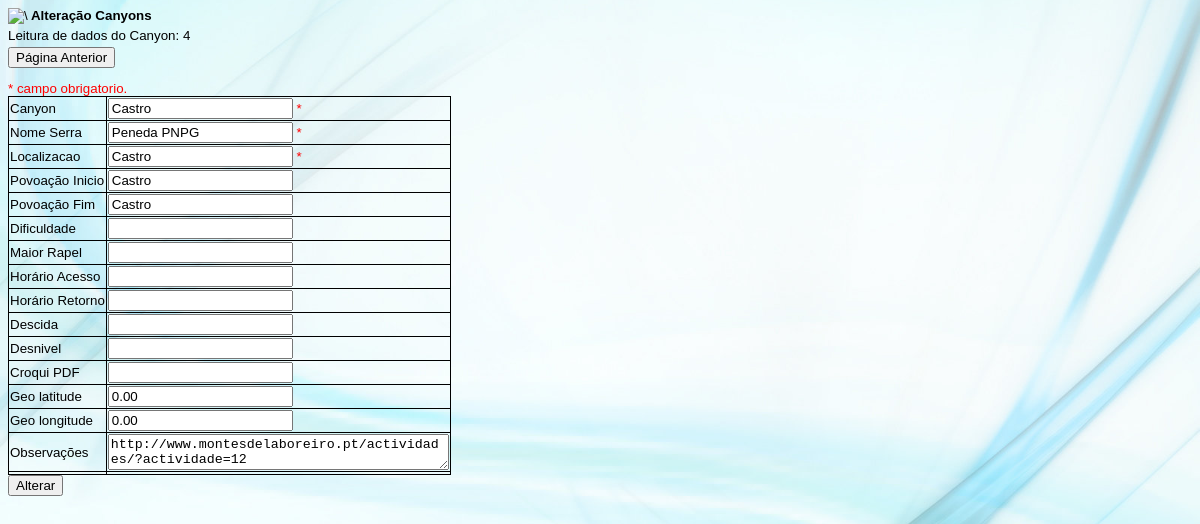
Page /src/edit_canyon.php?id=4 on the committed database.
### tables this page shows
CREATE TABLE `dadoscanyons` (
  `id` int(11) NOT NULL,
  `canyon` text NOT NULL,
  `nomeserra` text NOT NULL,
  `localizacao` text NOT NULL,
  `povoacaoinicio` text NOT NULL,
  `povoacaofim` text NOT NULL,
  `dificuldade` text NOT NULL,
  `maiorrapel` text NOT NULL,
  `horarioacesso` text NOT NULL,
  `horarioretorno` text NOT NULL,
  `descida` text NOT NULL,
  `desnivel` text NOT NULL,
  `croqui` text NOT NULL,
  `geolatitude` text NOT NULL,
  `geolongitude` text NOT NULL,
  `observacoes` text NOT NULL,
  `usersys` text NOT NULL,
  `datasys` datetime NOT NULL DEFAULT CURRENT_TIMESTAMP
);

### src/edit_canyon.php (the view, shortened to what this page needs)
<html>
<head>
<link rel="stylesheet" type="text/css" href="../css/style.css">
</head>
<tr> <td><img src="https://canyonsportugal.000webhostapp.com/img/TrailAPP2.jpg" alt=\ /><b> Alteração Canyons</b> </p> </tr>
</html>
<?php
include_once('import_functions.php');
$id = $_GET['id'];
$canyonErr = "";
$nomeserraErr = "";
$localizacaoErr = "";
?>
<?php
	echo " Leitura de dados do Canyon: $id </p>";
$con = mysqli_connect($databaseHost, $databaseUsername, $databasePassword, $databaseName);
$result = mysqli_query($con, "SELECT * FROM dadoscanyons WHERE id='$id'");
while($res = mysqli_fetch_array($result))
{
	$canyon      = $res['canyon'];
	$nomeserra   = $res['nomeserra'];
	$localizacao = $res['localizacao'];
	$povoacaoinicio = $res['povoacaoinicio'];
	$povoacaofim = $res['povoacaofim'];
	$dificuldade = $res['dificuldade'];
	$maiorrapel = $res['maiorrapel'];
	$horarioacesso = $res['horarioacesso'];
	$horarioretorno = $res['horarioretorno'];
	$descida = $res['descida'];
	$desnivel = $res['desnivel'];
	$croqui = $res['croqui'];
	$observacoes = $res['observacoes'];
	$geolatitude = $res['geolatitude'];
	$geolongitude = $res['geolongitude'];
}
?>
<html>
<head>
</head>
<body bgcolor="white">
</body>
</html>
<body>
	<form> <button type="submit" formaction="registo_canyons.php">Página Anterior</button> </form>
    <span class="error">* campo obrigatorio.</span>
	<form name="form1" method="get" action="edit_canyon.php">
		<table border="0">
			<tr>
				<td>Canyon</td>
				<td><input type="text" name="canyon" value="<?php echo $canyon;?>" >
				<span class="error">* <?php echo $canyonErr;?></span></td>
			</tr>
			<tr>
				<td>Nome Serra</td>
				<td><input type="text" name="nomeserra" value="<?php echo $nomeserra;?>" >
				<span class="error">* <?php echo $nomeserraErr;?></span></td>
			</tr>
			<tr>
				<td>Localizacao</td>
				<td><input type="text" name="localizacao" value="<?php echo $localizacao;?>" >
				<span class="error">* <?php echo $localizacaoErr;?></span></td>
			</tr>
			<tr>
				<td>Povoação Inicio</td>
				<td><input type="text" name="povoacaoinicio" value="<?php echo $povoacaoinicio;?>" ></td>
			</tr>
			<tr>
				<td>Povoação Fim</td>
				<td><input type="text" name="povoacaofim" value="<?php echo $povoacaofim;?>" ></td>
			</tr>
			<tr>
				<td>Dificuldade</td>
				<td><input type="text" name="dificuldade" value="<?php echo $dificuldade;?>" ></td>
			</tr>
			<tr>
				<td>Maior Rapel</td>
				<td><input type="text" name="maiorrapel" value="<?php echo $maiorrapel;?>" ></td>
			</tr>
			<tr>
				<td>Horário Acesso</td>
				<td><input type="text" name="horarioacesso" value="<?php echo $horarioacesso;?>" ></td>
			</tr>
			<tr>
				<td>Horário Retorno</td>
				<td><input type="text" name="horarioretorno" value="<?php echo $horarioretorno;?>" ></td>
			</tr>
			<tr>
				<td>Descida</td>
				<td><input type="text" name="descida" value="<?php echo $descida;?>" ></td>
			</tr>
			<tr>
				<td>Desnivel</td>
				<td><input type="text" name="desnivel" value="<?php echo $desnivel;?>" ></td>
			</tr>
			<tr>
				<td>Croqui PDF</td>
				<td><input type="text" name="croqui" value="<?php echo $croqui;?>" ></td>
			</tr>
			<tr>
				<td>Geo latitude</td>
				<td><input type="text" name="geolatitude" value="<?php echo $geolatitude;?>" ></td>
			</tr>
			<tr>
				<td>Geo longitude</td>
				<td><input type="text" name="geolongitude" value="<?php echo $geolongitude;?>" ></td>
			</tr>
			<tr>
				<td>Observações</td>
				<td><textarea name="observacoes" rows="2" cols="40"><?php echo $observacoes;?> </textarea></td>
			</tr>
			<tr>
				<td><input type="hidden" name="id" value=<?php echo $_GET['id'];?>></td>
			</tr>
		</table>
			<td><input type="submit" name="update" value="Alterar"></td>
	</form>
</body>
</html>

### css/style.css (style rules this page uses)
table, th, td { border: 1px solid black; border-collapse: collapse; }
body { color: #000000; font-family: arial; verdana; font-size: 10pt; background-color: #ffffff; background: url('../img/imagem3.jpg') center center no-repeat fixed; -webkit-background-size: cover; -moz-background-size: cover; -o-background-size: cover; background-size: cover; }
tr { font-size: 10pt; }

### src/edit_canyon.php (style rules this page uses)
.error { color: #FF0000; }

### rows in the picture
dadoscanyons: canyon "Castro", nomeserra "Peneda PNPG", localizacao "Castro", povoacaoinicio "Castro", povoacaofim "Castro", geolatitude "0.00", geolongitude "0.00", observacoes "http://www.montesdelaboreiro.pt/actividades/?actividade=12"

### other values in the picture
$id "4"
